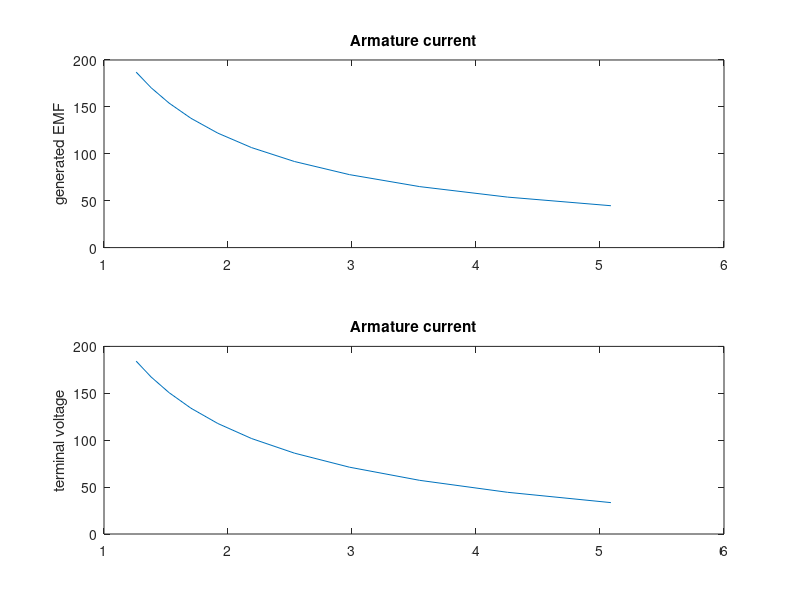

The MATLAB source for this figure:
a=[ 5.088 1.747 666.287 6356.378 44.64 33.464
    4.254 1.221 803.368 7664.131 53.826 44.467
    3.546 0.849 970.207 9255.775 65.004 57.203
    2.979 0.599 1161.1 11076.894 77.794 71.240
    2.536 0.434 1369.7 13066.938 91.77 86.191
    2.190 0.324 1591 15178.14 106.597 101.779
    1.918 0.248 1821.1 17373.294 122.014 117.795
    1.701 0.195 2057.6 19629.504 137.86 134.118
    1.525 0.157 2298.8 21930.552 154.019 150.664
    1.380 0.127 2543.4 24264.036 170.408 167.372
    1.260 0.107 2790.5 26621.37 186.964 184.192]
keyboard 
Ia = a(:,1);
Te = a(:,2);
Wr = a(:,3);
N = a(:,4);
Eg = a(:,5);
Vt = a(:,6);
subplot(2,1,1)
plot(Ia,Eg)
title('Armature current')
ylabel('generated EMF')
subplot(2,1,2)
plot(Ia,Vt)
title('Armature current')
ylabel('terminal voltage')